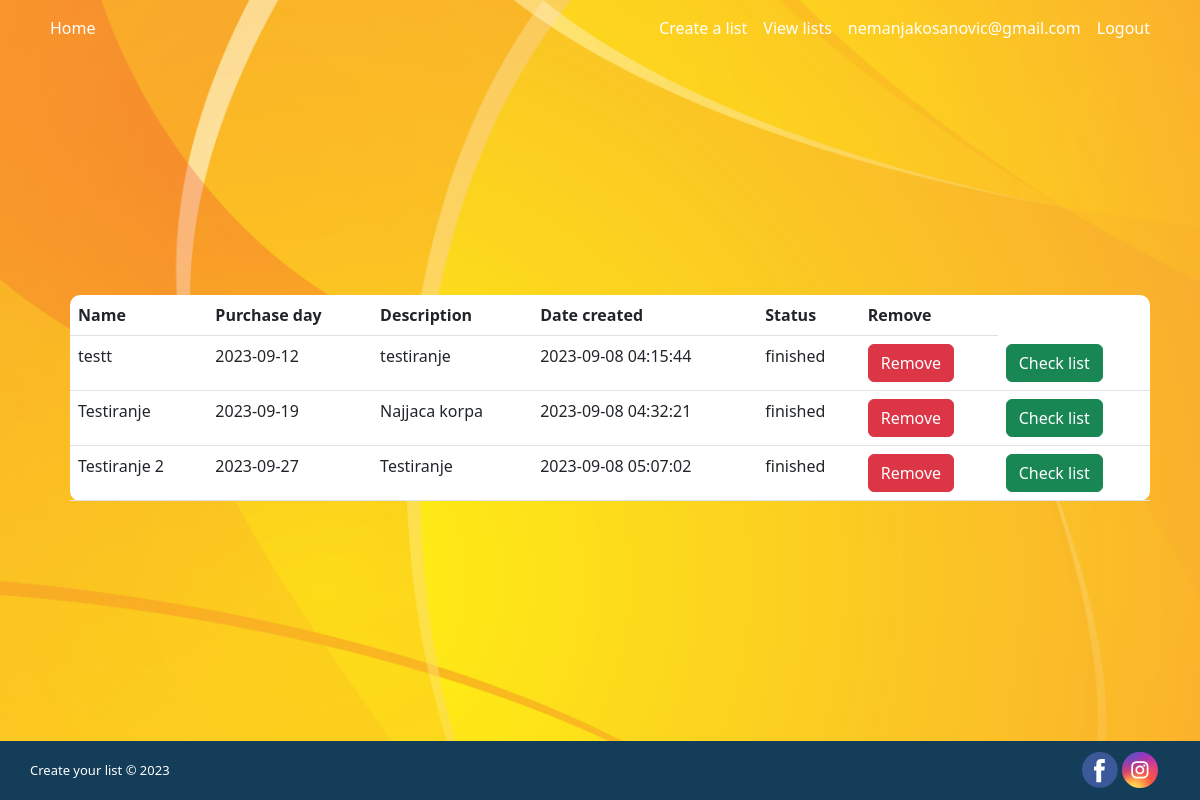
Screenshot of /view_lists.php (signed in) with the database file from the repository.
### tables this page shows
CREATE TABLE IF NOT EXISTS `list` (
  `id_list` int(11) NOT NULL AUTO_INCREMENT,
  `id_customer` int(11) NOT NULL,
  `name` varchar(255) NOT NULL,
  `purchase_day` date NOT NULL,
  `description` varchar(255) NOT NULL,
  `date_created` datetime NOT NULL,
  `status` enum('created','finished') NOT NULL DEFAULT 'created',
  PRIMARY KEY (`id_list`),
  KEY `id_customer` (`id_customer`)
);

### view_lists.php (the view, shortened to what this page needs)
<!DOCTYPE html>
<html lang="en">
<head>
    <link rel="stylesheet" href="./css/custom.css">
    <link rel="stylesheet" href="https://cdn.jsdelivr.net/npm/bootstrap@5.2.3/dist/css/bootstrap.min.css"/>
</head>
<body id="list_body">
    <?php
    require_once 'config/functions.php';
    ?>
    <nav class="navbar navbar_index navbar-expand-lg">
        <div class="container-fluid container">
            <div class="collapse navbar-collapse" id="navbarSupportedContent">
            <ul class="navbar-nav me-auto mb-2 mb-lg-0 links">
                <li class="nav-item logo">
                <a class="nav-link" aria-current="page" href="index.php">Home</a>
                </li>
            </ul>
            <ul class="navbar-nav buttons">
                <?php
                if (!isset($_SESSION['username']) OR !isset($_SESSION['id_user']) OR !is_int($_SESSION['id_user'])) {
                    echo '<li class="nav-item create_event_btn">';
                    echo '<a class="nav-link" href="./login.php">Create a list</a>';
                    echo '</li>';
                    echo '<li class="nav-item sign_up_btn">';
                    echo '<a class="nav-link" href="./sign_up.php">Sign Up</a>';
                    echo '</li>';
                    echo '<li class="nav-item log_in_btn">';
                    echo '<a class="nav-link" href="./login.php">Log in</a>';
                    echo '</li>';
                }
                else{
                    echo '<li class="nav-item create_event_btn">';
                    echo '<a class="nav-link" href="./list.php">Create a list</a>';
                    echo '</li>';
                    echo '<li>';
                    echo '<a class="nav-link" href="./view_lists.php">View lists</a>';
                    echo '</li>';
                    echo '<li>';
                    echo '<a class="nav-link" href="./profile.php">' . $_SESSION["username"] . '</a>';
                    echo '</li>';
                    echo '<li>';
                    echo '<a class="nav-link" href="./config/logout.php">Logout</a>';
                    echo '</li>';
                    echo '</ul>';
                }
                ?>
            </div>
        </div>
    </nav>
    <main>
        <div class="view-a-list col-md-12 table-responsive">
            <table class="table">
                <tr>
                    <th>Name</th>
                    <th>Purchase day</th>
                    <th>Description</th>
                    <th>Date created</th>
                    <th>Status</th>
                    <th>Remove</th>
                </tr>
                <?php
                $sql = "SELECT l.* FROM list l LEFT JOIN customer c ON c.id_customer = l.id_customer WHERE c.email = '".$_SESSION['username']."' ";
                    $q = $pdo->query($sql);
                    $q -> setFetchMode(PDO::FETCH_ASSOC);
                    while($row = $q -> fetch()) {
                    ?>
                    <tr class="<?php echo ($row['id_list'])?>"><td><?php echo ($row['name'])?></td><td><?php echo ($row['purchase_day']) ?></td><td><?php echo ($row['description']) ?></td><td><?php echo ($row['date_created']) ?></td><td><?php echo ($row['status']) ?></td><td><span id="<?php echo ($row['id_list'])?>" data-name="<?php echo $row['name'] ?>" class="remove-list btn btn-danger">Remove</span></td><td><span id="<?php echo ($row['id_list'])?>" class="view_list btn btn-success">Check list</span></td></tr>
                <?php } ?>
            </table>
        </div>
    </main>
    <footer class="">
        <div class="container">
            <div class="row">
            <div class="categories col-6 col-md-9">
                <p>Create your list © 2023</p>
            </div>
            <div class="social-medias col-6 col-md-3">
                <div class="icons">
                <a>
                </a>
                <a>
                </a>
                </div>
            </div>
            </div>
        </div>
    </footer>
</body>
</html>

### css/custom.css (style rules this page uses)
#login_body, #list_body { display: flex; flex-direction: column; min-height: 100dvh; background-image: url(../img/background.jpg); background-repeat: no-repeat; background-size: cover; }
main { flex: 1; display: flex; align-content: center; align-items: center; }
nav.navbar { background-color: transparent; }
footer { background-color: #143d59; }
footer .categories { align-items: center; display: flex; align-content: center; padding: 20px 0; }
footer .social-medias { display: flex; align-items: center; justify-content: flex-end; }
footer p { margin-bottom: 0; color: #fff; font-size: 13px; }
.navbar .nav-link { color: #FFF; }
.view-a-list { margin: 0 10px; }
.view-a-list table { width: 90%; margin: 0 auto; border-radius: 10px; background: white; max-height: 10px; overflow-y: auto; }
.view-a-list td, .view-a-list th { padding: 10px; }

### rows the page displays
list: name "testt", purchase_day "2023-09-12", description "testiranje", date_created "2023-09-08 04:15:44", status "finished"
list: name "Testiranje", purchase_day "2023-09-19", description "Najjaca korpa", date_created "2023-09-08 04:32:21", status "finished"
list: name "Testiranje 2", purchase_day "2023-09-27", description "Testiranje", date_created "2023-09-08 05:07:02", status "finished"

### other values shown
$_SESSION["username"] "nemanjakosanovic@gmail.com"
